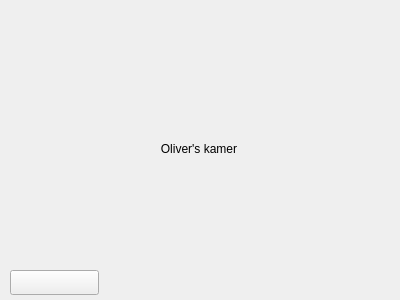
<?xml version="1.0" encoding="UTF-8"?>
<ui version="4.0">
 <class>kamer_oliver</class>
 <widget class="QWidget" name="kamer_oliver">
  <property name="geometry">
   <rect>
    <x>0</x>
    <y>0</y>
    <width>400</width>
    <height>300</height>
   </rect>
  </property>
  <property name="windowTitle">
   <string>Form</string>
  </property>
  <widget class="QLabel" name="label">
   <property name="geometry">
    <rect>
     <x>150</x>
     <y>140</y>
     <width>98</width>
     <height>17</height>
    </rect>
   </property>
   <property name="text">
    <string>Oliver's kamer</string>
   </property>
   <property name="alignment">
    <set>Qt::AlignCenter</set>
   </property>
  </widget>
  <widget class="QPushButton" name="knop_zw">
   <property name="geometry">
    <rect>
     <x>10</x>
     <y>270</y>
     <width>89</width>
     <height>25</height>
    </rect>
   </property>
   <property name="text">
    <string/>
   </property>
  </widget>
 </widget>
 <resources/>
 <connections/>
</ui>
